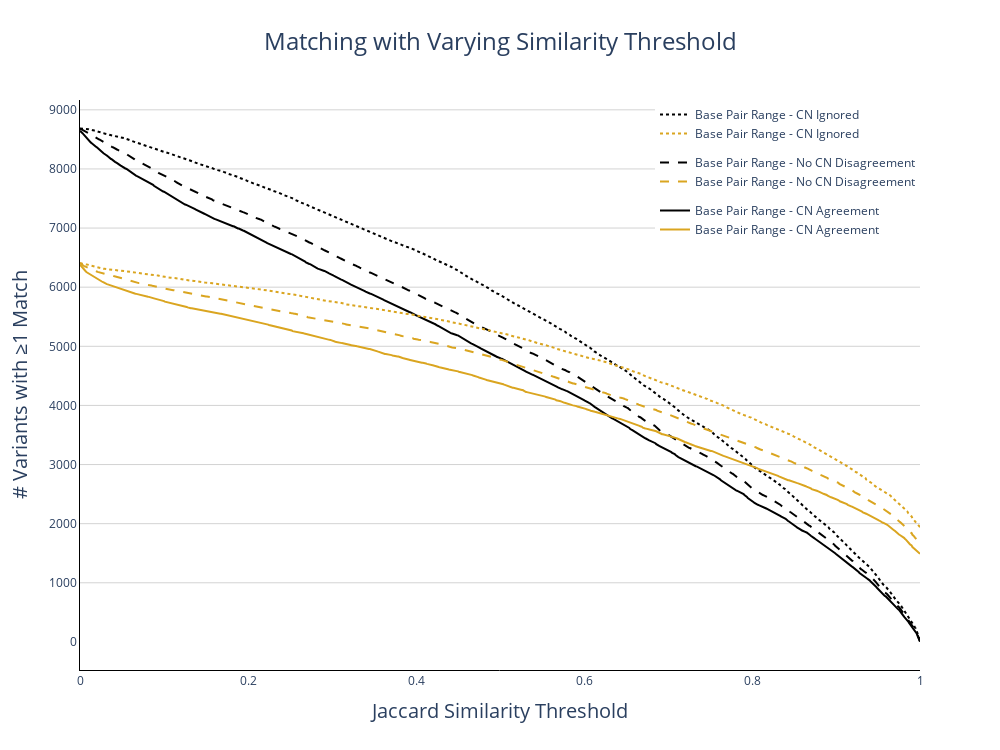

Notebook code cell kept with this figure:
### Markdown cell above
## Matching to full search space

### Code cell
fig = jaccard_matching_figure(dm)
fig.show()

### Figure 1 — Plotly figure (JSON) as saved in the notebook; plotly's stock layout.template omitted (floating-point values rounded to 4 significant figures; data arrays with more than 128 entries replaced by an {"elided": "..."} marker saying what was removed)
{"data": [{"legendgroup": "ignore", "line": {"dash": "dot"}, "marker": {"color": "Black"}, "name": "Base Pair Range - CN Ignored", "type": "scatter", "x": {"elided": "1001 float values"}, "y": {"elided": "1001 int values"}}, {"legendgroup": "lax", "line": {"dash": "dash"}, "marker": {"color": "Black"}, "name": "Base Pair Range - No CN Disagreement", "type": "scatter", "x": {"elided": "1001 float values"}, "y": {"elided": "1001 int values"}}, {"legendgroup": "strict", "line": {"dash": "solid"}, "marker": {"color": "Black"}, "name": "Base Pair Range - CN Agreement", "type": "scatter", "x": {"elided": "1001 float values"}, "y": {"elided": "1001 int values"}}, {"legendgroup": "ignore", "line": {"dash": "dot"}, "marker": {"color": "goldenrod"}, "name": "Base Pair Range - CN Ignored", "type": "scatter", "x": {"elided": "1001 float values"}, "y": {"elided": "1001 int values"}}, {"legendgroup": "lax", "line": {"dash": "dash"}, "marker": {"color": "goldenrod"}, "name": "Base Pair Range - No CN Disagreement", "type": "scatter", "x": {"elided": "1001 float values"}, "y": {"elided": "1001 int values"}}, {"legendgroup": "strict", "line": {"dash": "solid"}, "marker": {"color": "goldenrod"}, "name": "Base Pair Range - CN Agreement", "type": "scatter", "x": {"elided": "1001 float values"}, "y": {"elided": "1001 int values"}}], "layout": {"height": 750, "legend": {"x": 1, "xanchor": "right"}, "plot_bgcolor": "white", "title": {"font": {"size": 24}, "text": "Matching with Varying Similarity Threshold", "x": 0.5}, "width": 1000, "xaxis": {"linecolor": "black", "title": {"font": {"size": 20}, "text": "Jaccard Similarity Threshold"}}, "yaxis": {"gridcolor": "lightgray", "linecolor": "black", "title": {"font": {"size": 20}, "text": "# Variants with ≥1 Match"}}}}
